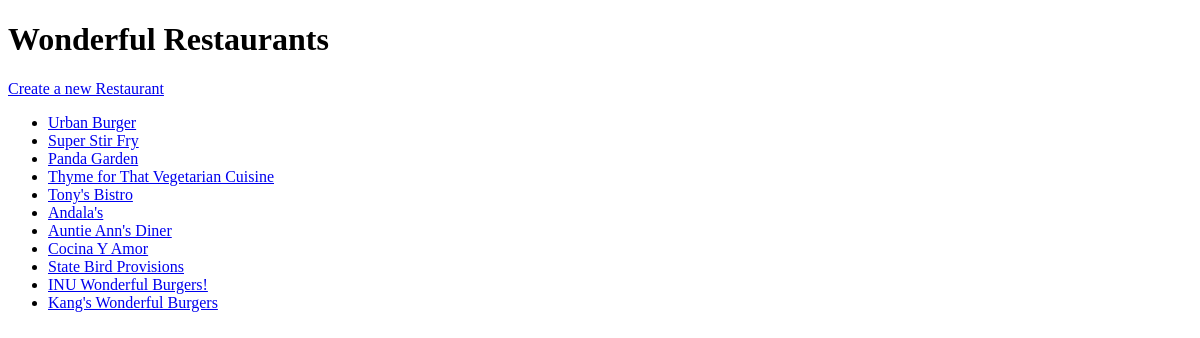
The page /restaurants/ on the database as committed earlier.
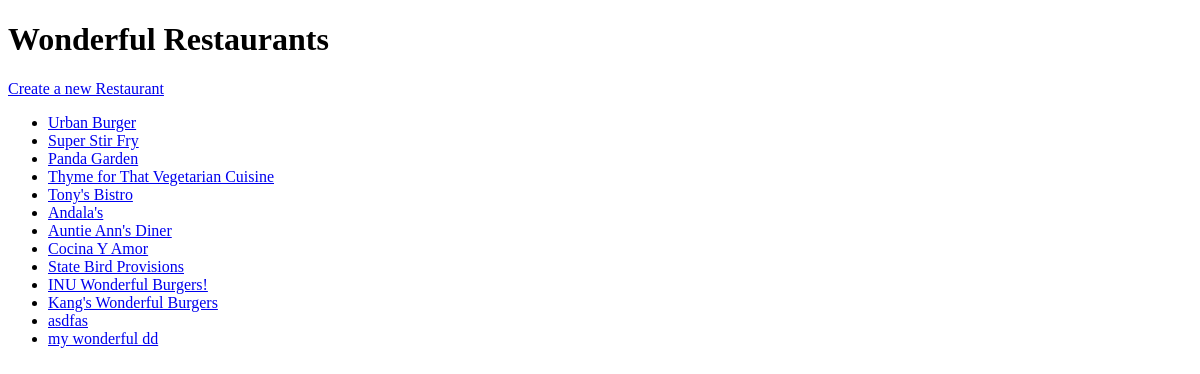
The same page on the database as committed later.
### tables this page shows
CREATE TABLE restaurant (
  id INTEGER PRIMARY KEY AUTOINCREMENT,
  name VARCHAR(250) NOT NULL
);

### restaurant_menu.py (the view)
@app.route('/') # 127.0.0.1:5000
@app.route('/restaurants/') # 127.0.0.1:5000/hello
def showRestaurants():
    db = sqlite3.connect('./restaurant/restaurant_menu.db')
    cursor = db.cursor() # tuple 하나씩 가져오기 때문에
    items = cursor.execute('SELECT id, name FROM restaurant').fetchall()
    db.close()
    return render_template('restaurants.html', restaurants=items)

### templates/restaurants.html (shortened to what this page needs)
<!DOCTYPE html>
<html>
    <head>
    </head>
    <body>
        <h1>Wonderful Restaurants</h1>
        <p>
            <a href="/restaurant/new/">Create a new Restaurant</a>
        </p>
        <ul>
            {% for restaurant in restaurants %}
                <li>
                    <a href="/restaurant/{{restaurant[0]}}/">{{restaurant[1]}}</a>
                </li>
            {% endfor %}
        </ul>
    </body>
</html>

Rows that differ between the two databases and show on the page:
added restaurant: name "asdfas"
added restaurant: name "my wonderful dd"
